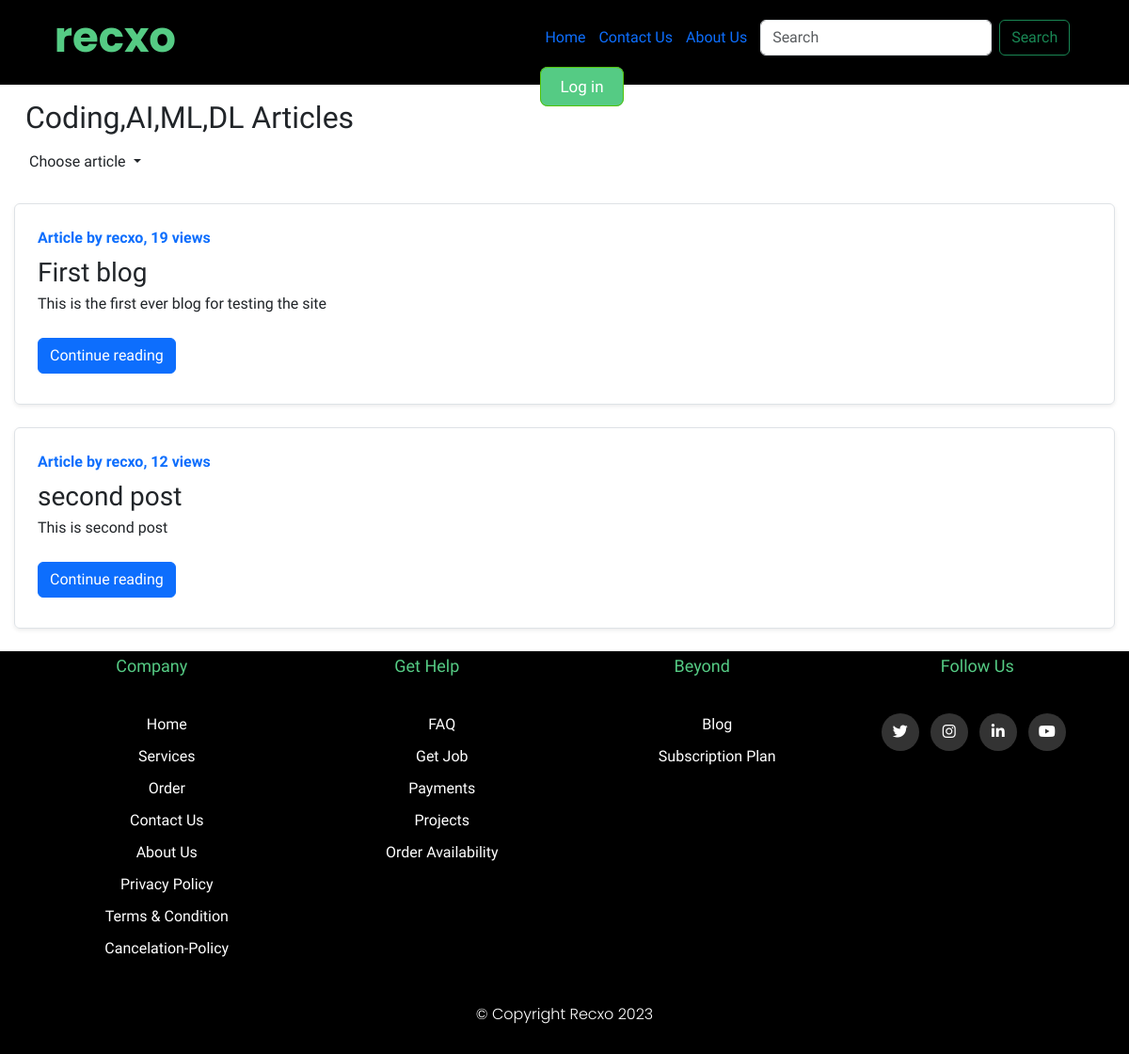
/blog/, run on an earlier commit of the app's database.
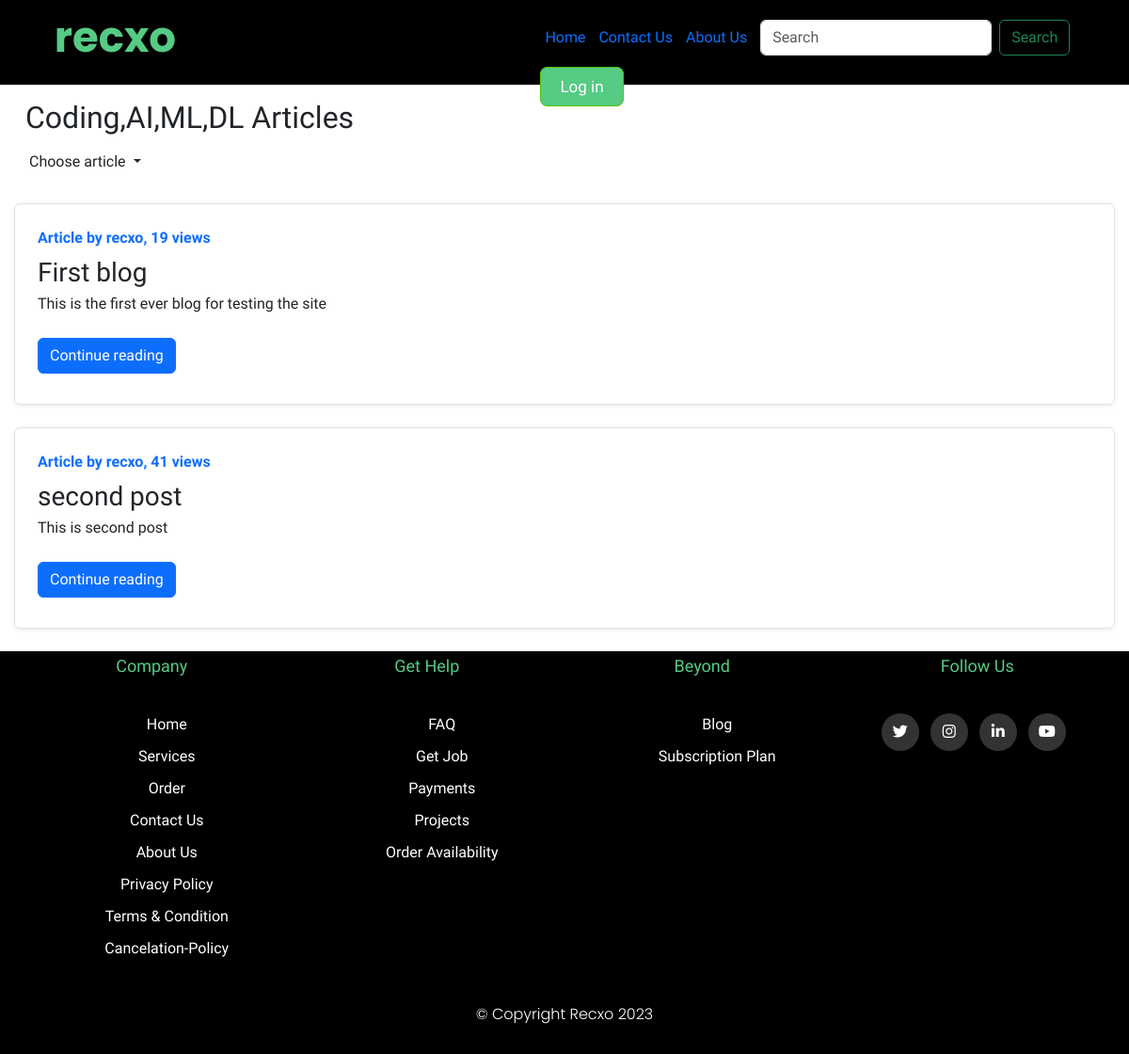
And on a later commit of the database.
### Blog/models.py (models this page shows, shortened)
class Post(models.Model):
    sno = models.AutoField(primary_key=True)
    title = models.CharField(max_length=200)
    content = models.TextField()
    author = models.CharField(max_length=13)
    slug = models.CharField(max_length=130)
    views= models.IntegerField(default=0)
    timestamp = models.DateTimeField(blank=True)

### Blog/views.py (the view)
# urls.py: path('', views.blogHome,name='blogHome'),
def blogHome(request):
    allPosts = Post.objects.all()
    context = {'allPosts': allPosts}
    return render(request, 'blog/blogHome.html', context)

### templates/blog/blogHome.html (shortened to what this page needs)
{% extends 'blog_base.html' %} {% block title %} blog{% endblock title %}
{% block blogactive %}active{% endblock blogactive %} {% block body %}
<div class="container my-3">
  <span>
    <h2>Coding,AI,ML,DL Articles</h2>
  </span>
  <span>
    <ul class="navbar-nav ml-auto mx-1">
      <li class="nav-item dropdown ">
        <a class="nav-link dropdown-toggle" href="#" role="button" data-bs-toggle="dropdown" aria-expanded="false">
          Choose article
        </a>
      </li>
    </ul>
  </span>
  {% for post in allPosts %}
  <div class="row no-gutters border rounded overflow-hidden flex-md-row mb-4 shadow-sm h-md-250 my-4 position-relative">
    <div class="col p-4 d-flex flex-column position-static">
      <strong class="d-inline-block mb-2 text-primary">Article by {{post.author}}, {{post.views}} views</strong>
      <h3 class="mb-0">{{post.title}}</h3>
      <p class="card-text mb-auto">
          <div class="preview">
          {{post.content|safe| truncatechars:500}}
        </div>
        </p>
      <div class="my-2">
        <a href="/blog/{{post.slug}}" role="button" class="btn btn-primary">Continue reading</a>
      </div>
    </div>
  </div>
  {% endfor %}
</div>
  {% endblock body %}

### templates/blog_base.html (shortened to what this page needs)
{% load static %}
<!DOCTYPE html>
<html lang="en">
  <head>
    <link
      href="https://cdn.jsdelivr.net/npm/bootstrap@5.3.0-alpha1/dist/css/bootstrap.min.css"
      rel="stylesheet"
    />
    <link
      rel="stylesheet"
      href="https://cdnjs.cloudflare.com/ajax/libs/font-awesome/6.2.1/css/all.min.css"
    />
    <link rel="stylesheet" href="{% static 'css/base.css' %}" />
    <link rel="stylesheet" href="{% block link %}{% endblock link %}" />
    <link rel="stylesheet" href="{% block link2 %}{% endblock link2 %}" />
  </head>
  <body>
    <nav>
      <div class="nav-items">
        <label class="name">recxo</label>
        <div class="nav-links">
          <ul>
            <li class="item"><a href="/">Home</a></li>
            <li class="item"><a href="/Contact">Contact Us</a></li>
            <li class="item"><a href="/About">About Us</a></li>
            <li class="item">
              <form
                class="d-flex"
                method="get"
                action="{% url 'Search' %}"
                role="search"
              >
                <input
                  class="form-control me-2"
                  type="search"
                  placeholder="Search"
                  aria-label="Search"
                  name="query"
                  id="search"
                />
                <button class="btn btn-outline-success" type="submit">
                  Search
                </button>
              </form>
            </li>
            {% if user.is_authenticated %}
            <li>
              <ul class="navbar-nav ml-auto mx-1">
                <li class="nav-item dropdown">
                  <a
                    class="nav-link dropdown-toggle"
                    href="#"
                    role="button"
                    data-bs-toggle="dropdown"
                    aria-expanded="false"
                  >
                    Welcome {{request.user}}
                  </a>
                  <ul class="dropdown-menu">
                    <li><a class="dropdown-item" href="#">Profile</a></li>
                    <li>
                      <a class="dropdown-item" href="{% url 'Logout'%}"
                        >Logout</a
                      >
                    </li>
                    <li><a class="dropdown-item" href="#">Orders</a></li>
                    <li><hr class="dropdown-divider" /></li>
                    <li><a class="dropdown-item" href="#">Setting</a></li>
                  </ul>
                </li>
              </ul>
            </li>
            {% else %}
            <li>
              <a class="signin" href="/Login">Log in</a>
            </li>
            {% endif %}
          </ul>
        </div>
      </div>
    </nav>
    {% block body %}{% endblock body %}
    <footer class="footer">
      <div class="container">
        <div class="row">
          <div class="footer-col">
            <h4>Company</h4>
            <ul>
              <li><a href="/">home</a></li>
              <li><a href="/Services">services</a></li>
              <li><a href="/Orders">Order</a></li>
              <li><a href="/Contact">Contact us</a></li>
              <li><a href="/About">about us</a></li>
              <li><a href="/Privacy_Policy">Privacy Policy</a></li>
              <li><a href="/Term_Condition">Terms &amp; Condition</a></li>
              <li><a href="/Cancelation_Policy">Cancelation-Policy</a></li>
            </ul>
          </div>
          <div class="footer-col">
            <h4>get help</h4>
            <ul>
              <li><a href="/Services">FAQ</a></li>
              <li><a href="/Services/Job">get job</a></li>
              <li><a href="/Services">payments</a></li>
              <li><a href="/Services/Projects">projects</a></li>
              <li><a href="/Orders">order availability</a></li>
            </ul>
          </div>
          <div class="footer-col">
            <h4>beyond</h4>
            <ul>
              <li><a href="/blog">Blog</a></li>
              <li><a href="/Subscriptions">Subscription Plan</a></li>
            </ul>
          </div>
          <div class="footer-col">
            <h4>follow us</h4>
            <div class="social-links">
              <a href="https://twitter.com/RishavAnand1912" target="_blank"
                ><i class="fab fa-twitter"></i
              ></a>
              <a
                href="https://www.instagram.com/recxo_12/?next=%2F"
                target="_blank"
                ><i class="fab fa-instagram"></i
              ></a>
              <a
                href="https://www.linkedin.com/in/rishav-anand-28621525b/"
                target="_blank"
                ><i class="fab fa-linkedin-in"></i
              ></a>
              <a
                href="https://www.youtube.com/channel/UCtWFm2UoLmc-PsU58QYlinw"
                target="_blank"
                ><i class="fab fa-youtube"></i
              ></a>
            </div>
          </div>
        </div>
      </div>
      <div class="copyright">© Copyright Recxo 2023</div>
    </footer>
  </body>
</html>

### static/css/base.css (style rules this page uses)
* { margin: 0; padding: 0; text-decoration: none; list-style: none; box-sizing: border-box; }
body { font-family: 'Oxygen', sans-serif; }
body a { text-decoration: none; }
nav { background-color: black; height: 90px; width: 100%; position: sticky; top: 0px; z-index: 100; }
nav .nav-items label.name { color: #55cb84; font-size: 45px; font-weight: bold; line-height: 80px; font-family: 'Poppins', sans-serif; }
.nav-items { justify-content: flex-end; display: flex; max-width: 1450px; margin: 0px auto; }
nav .nav-items { display: flex; gap: 15rem; justify-content: space-around; }
.nav-items .item { display: inline-block; line-height: 80px; margin: 0 5px; }
.signin { padding: 10px 20px; font-size: 17px; background-color: #55cb84; color: white; border: rgb(83, 195, 8) solid 1.5px; border-radius: 0.5rem; }
.container { max-width: 1170px; margin: auto; }
.row { display: flex; flex-wrap: wrap; }
.footer ul { list-style: none; }
.footer { position: static; margin-top: 10px; left: 0; width: 100%; background-color: black; color: white; text-align: center; }
.footer-col { width: 25%; padding: 0 15px; }
.footer-col h4 { font-size: 18px; color: #55cb84; text-transform: capitalize; margin-bottom: 35px; padding: 5px 0; font-weight: 500; position: relative; }
.footer-col ul li:not(:last-child) { margin-bottom: 10px; }
.footer-col ul li a { font-size: 16px; text-transform: capitalize; color: #fff; text-decoration: none; font-weight: 300; display: block; transition: all 0.3s ease; }
.footer-col .social-links a { display: inline-block; height: 40px; width: 40px; background-color: rgba(255, 255, 255, 0.2); margin: 0 8px 10px 0; text-align: center; line-height: 40px; border-radius: 50%; color: #ffffff; transition: all 0.5s ease; }
.copyright { padding: 30px 0; font-family: 'Poppins', sans-serif; font-weight: 300; }

What changed in the data, as far as the page shows it:
changed Post "second post": views "12" → "41"
